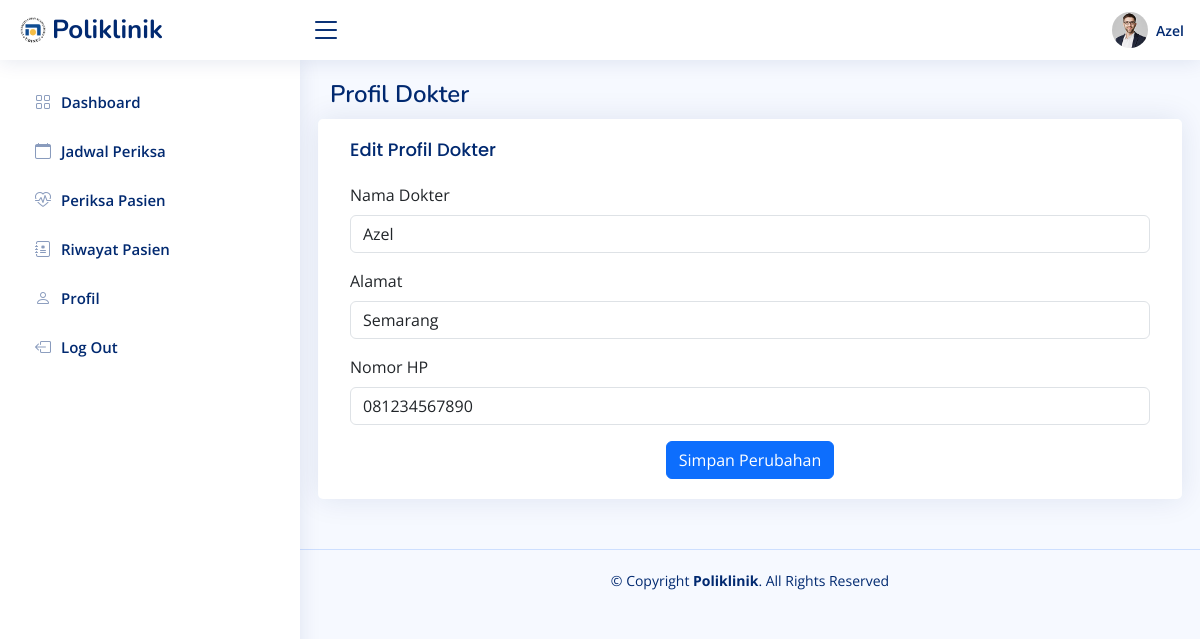
The app's page /pages/dokter/profil/index.php (signed in) with its own data.
### tables this page shows
CREATE TABLE `dokter` (
  `id` int(11) NOT NULL,
  `nama` varchar(255) NOT NULL,
  `password` varchar(50) NOT NULL,
  `alamat` varchar(255) NOT NULL,
  `no_hp` varchar(50) NOT NULL,
  `id_poli` int(11) NOT NULL
);

### pages/dokter/profil/profil.php (the view, shortened to what this page needs)
<?php
include '../../../config/db_connection.php';
$id_dokter = $_SESSION['id'];
$query = "SELECT * FROM dokter WHERE id = '$id_dokter'";
$result = mysqli_query($mysqli, $query);
if ($result && mysqli_num_rows($result) > 0) {
    $data = mysqli_fetch_assoc($result);
} else {
    echo '<script>alert("Data dokter tidak ditemukan."); window.location.href = "index.php";</script>';
    exit();
}
?>
<main id="main" class="main">
    <div class="pagetitle">
        <h1>Profil Dokter</h1>
    </div>
    <section class="section">
        <div class="row">
            <div class="card">
                <div class="card-body">
                    <h5 class="card-title">Edit Profil Dokter</h5>
                    <form action="updateProfil.php" method="post" class="row g-3">
                        <div class="col-12">
                            <label for="nama" class="form-label">Nama Dokter</label>
                            <input type="text" class="form-control" id="nama" name="nama" value="<?= $data['nama']; ?>" required />
                        </div>
                        <div class="col-12">
                            <label for="alamat" class="form-label">Alamat</label>
                            <input type="text" class="form-control" id="alamat" name="alamat" value="<?= $data['alamat']; ?>" required />
                        </div>
                        <div class="col-12">
                            <label for="no_hp" class="form-label">Nomor HP</label>
                            <input type="number" class="form-control" id="no_hp" name="no_hp" value="<?= $data['no_hp']; ?>" required>
                        </div>
                        <div class="text-center">
                            <button type="submit" class="btn btn-primary">Simpan Perubahan</button>
                        </div>
                    </form>
                </div>
            </div>
        </div>
    </section>
</main>

### assets/niceadmin/css/style.css (style rules this page uses)
:root { scroll-behavior: smooth; }
body { font-family: "Open Sans", sans-serif; background: #f6f9ff; color: #444444; }
h1, h2, h3, h4, h5, h6 { font-family: "Nunito", sans-serif; }
#main { margin-top: 60px; padding: 20px 30px; transition: all 0.3s; }
.pagetitle { margin-bottom: 10px; }
.pagetitle h1 { font-size: 24px; margin-bottom: 0; font-weight: 600; color: #012970; }
.card { margin-bottom: 30px; border: none; border-radius: 5px; box-shadow: 0px 0 30px rgba(1, 41, 112, 0.1); }
.card-title { padding: 20px 0 15px 0; font-size: 18px; font-weight: 500; color: #012970; font-family: "Poppins", sans-serif; }
.card-body { padding: 0 20px 20px 20px; }
@media (min-width: 1200px) { #main, #footer { margin-left: 300px; } }

### records on screen
dokter: nama "Azel", alamat "Semarang", no_hp "081234567890"

### other values on screen
$username "Azel"
